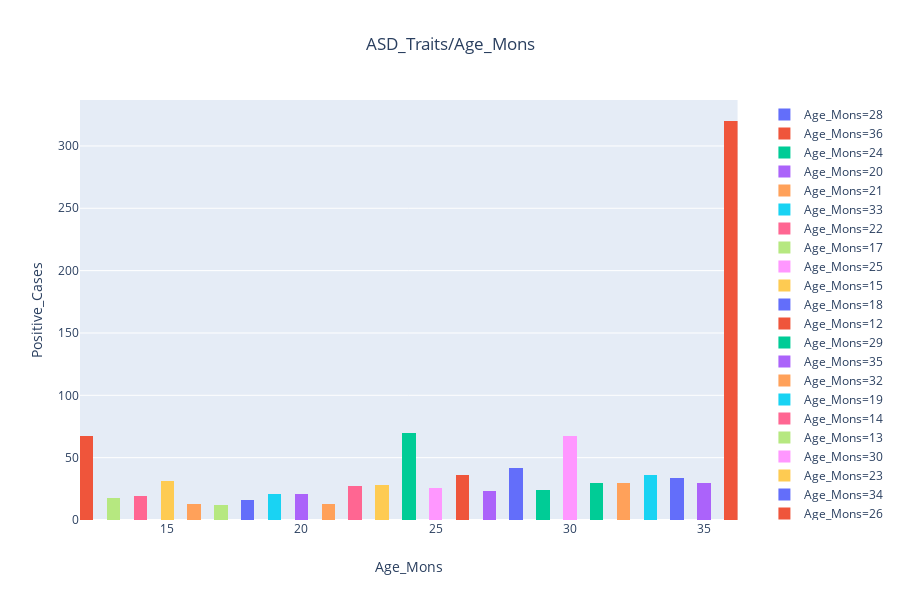

Source (notebook cell):
### Code cell
# positives_age.plot(kind='bar', figsize=(15,5),rot=-50, title='ASD_Traits /Age_mons')
px.histogram(
    df,
    x="Age_Mons",
#     barmode='group',
    color='Age_Mons',
#     histfunc='sum',
    nbins=50,
    title='ASD_Traits/Age_Mons').update(layout=dict(title=dict(x=0.5),yaxis=dict(title='Positive_Cases')))

# px.histogram?

### Figure 1 — Plotly figure (JSON) as saved in the notebook; plotly's stock layout.template omitted (floating-point values rounded to 4 significant figures; data arrays with more than 128 entries replaced by an {"elided": "..."} marker saying what was removed)
{"data": [{"alignmentgroup": "True", "bingroup": "x", "hoverlabel": {"namelength": 0}, "hovertemplate": "Age_Mons=%{x}<br>count=%{y}", "legendgroup": "Age_Mons=28", "marker": {"color": "#636efa"}, "name": "Age_Mons=28", "nbinsx": 50, "offsetgroup": "Age_Mons=28", "orientation": "v", "showlegend": true, "type": "histogram", "x": [28, 28, 28, 28, 28, 28, 28, 28, 28, 28, 28, 28, 28, 28, 28, 28, 28, 28, 28, 28, 28, 28, 28, 28, 28, 28, 28, 28, 28, 28, 28, 28, 28, 28, 28, 28, 28, 28, 28, 28, 28, 28], "xaxis": "x", "yaxis": "y"}, {"alignmentgroup": "True", "bingroup": "x", "hoverlabel": {"namelength": 0}, "hovertemplate": "Age_Mons=%{x}<br>count=%{y}", "legendgroup": "Age_Mons=36", "marker": {"color": "#EF553B"}, "name": "Age_Mons=36", "nbinsx": 50, "offsetgroup": "Age_Mons=36", "orientation": "v", "showlegend": true, "type": "histogram", "x": {"elided": "320 int values"}, "xaxis": "x", "yaxis": "y"}, {"alignmentgroup": "True", "bingroup": "x", "hoverlabel": {"namelength": 0}, "hovertemplate": "Age_Mons=%{x}<br>count=%{y}", "legendgroup": "Age_Mons=24", "marker": {"color": "#00cc96"}, "name": "Age_Mons=24", "nbinsx": 50, "offsetgroup": "Age_Mons=24", "orientation": "v", "showlegend": true, "type": "histogram", "x": [24, 24, 24, 24, 24, 24, 24, 24, 24, 24, 24, 24, 24, 24, 24, 24, 24, 24, 24, 24, 24, 24, 24, 24, 24, 24, 24, 24, 24, 24, 24, 24, 24, 24, 24, 24, 24, 24, 24, 24, 24, 24, 24, 24, 24, 24, 24, 24, 24, 24, 24, 24, 24, 24, 24, 24, 24, 24, 24, 24, 24, 24, 24, 24, 24, 24, 24, 24, 24, 24], "xaxis": "x", "yaxis": "y"}, {"alignmentgroup": "True", "bingroup": "x", "hoverlabel": {"namelength": 0}, "hovertemplate": "Age_Mons=%{x}<br>count=%{y}", "legendgroup": "Age_Mons=20", "marker": {"color": "#ab63fa"}, "name": "Age_Mons=20", "nbinsx": 50, "offsetgroup": "Age_Mons=20", "orientation": "v", "showlegend": true, "type": "histogram", "x": [20, 20, 20, 20, 20, 20, 20, 20, 20, 20, 20, 20, 20, 20, 20, 20, 20, 20, 20, 20, 20], "xaxis": "x", "yaxis": "y"}, {"alignmentgroup": "True", "bingroup": "x", "hoverlabel": {"namelength": 0}, "hovertemplate": "Age_Mons=%{x}<br>count=%{y}", "legendgroup": "Age_Mons=21", "marker": {"color": "#FFA15A"}, "name": "Age_Mons=21", "nbinsx": 50, "offsetgroup": "Age_Mons=21", "orientation": "v", "showlegend": true, "type": "histogram", "x": [21, 21, 21, 21, 21, 21, 21, 21, 21, 21, 21, 21, 21], "xaxis": "x", "yaxis": "y"}, {"alignmentgroup": "True", "bingroup": "x", "hoverlabel": {"namelength": 0}, "hovertemplate": "Age_Mons=%{x}<br>count=%{y}", "legendgroup": "Age_Mons=33", "marker": {"color": "#19d3f3"}, "name": "Age_Mons=33", "nbinsx": 50, "offsetgroup": "Age_Mons=33", "orientation": "v", "showlegend": true, "type": "histogram", "x": [33, 33, 33, 33, 33, 33, 33, 33, 33, 33, 33, 33, 33, 33, 33, 33, 33, 33, 33, 33, 33, 33, 33, 33, 33, 33, 33, 33, 33, 33, 33, 33, 33, 33, 33, 33], "xaxis": "x", "yaxis": "y"}, {"alignmentgroup": "True", "bingroup": "x", "hoverlabel": {"namelength": 0}, "hovertemplate": "Age_Mons=%{x}<br>count=%{y}", "legendgroup": "Age_Mons=22", "marker": {"color": "#FF6692"}, "name": "Age_Mons=22", "nbinsx": 50, "offsetgroup": "Age_Mons=22", "orientation": "v", "showlegend": true, "type": "histogram", "x": [22, 22, 22, 22, 22, 22, 22, 22, 22, 22, 22, 22, 22, 22, 22, 22, 22, 22, 22, 22, 22, 22, 22, 22, 22, 22, 22], "xaxis": "x", "yaxis": "y"}, {"alignmentgroup": "True", "bingroup": "x", "hoverlabel": {"namelength": 0}, "hovertemplate": "Age_Mons=%{x}<br>count=%{y}", "legendgroup": "Age_Mons=17", "marker": {"color": "#B6E880"}, "name": "Age_Mons=17", "nbinsx": 50, "offsetgroup": "Age_Mons=17", "orientation": "v", "showlegend": true, "type": "histogram", "x": [17, 17, 17, 17, 17, 17, 17, 17, 17, 17, 17, 17], "xaxis": "x", "yaxis": "y"}, {"alignmentgroup": "True", "bingroup": "x", "hoverlabel": {"namelength": 0}, "hovertemplate": "Age_Mons=%{x}<br>count=%{y}", "legendgroup": "Age_Mons=25", "marker": {"color": "#FF97FF"}, "name": "Age_Mons=25", "nbinsx": 50, "offsetgroup": "Age_Mons=25", "orientation": "v", "showlegend": true, "type": "histogram", "x": [25, 25, 25, 25, 25, 25, 25, 25, 25, 25, 25, 25, 25, 25, 25, 25, 25, 25, 25, 25, 25, 25, 25, 25, 25, 25], "xaxis": "x", "yaxis": "y"}, {"alignmentgroup": "True", "bingroup": "x", "hoverlabel": {"namelength": 0}, "hovertemplate": "Age_Mons=%{x}<br>count=%{y}", "legendgroup": "Age_Mons=15", "marker": {"color": "#FECB52"}, "name": "Age_Mons=15", "nbinsx": 50, "offsetgroup": "Age_Mons=15", "orientation": "v", "showlegend": true, "type": "histogram", "x": [15, 15, 15, 15, 15, 15, 15, 15, 15, 15, 15, 15, 15, 15, 15, 15, 15, 15, 15, 15, 15, 15, 15, 15, 15, 15, 15, 15, 15, 15, 15], "xaxis": "x", "yaxis": "y"}, {"alignmentgroup": "True", "bingroup": "x", "hoverlabel": {"namelength": 0}, "hovertemplate": "Age_Mons=%{x}<br>count=%{y}", "legendgroup": "Age_Mons=18", "marker": {"color": "#636efa"}, "name": "Age_Mons=18", "nbinsx": 50, "offsetgroup": "Age_Mons=18", "orientation": "v", "showlegend": true, "type": "histogram", "x": [18, 18, 18, 18, 18, 18, 18, 18, 18, 18, 18, 18, 18, 18, 18, 18], "xaxis": "x", "yaxis": "y"}, {"alignmentgroup": "True", "bingroup": "x", "hoverlabel": {"namelength": 0}, "hovertemplate": "Age_Mons=%{x}<br>count=%{y}", "legendgroup": "Age_Mons=12", "marker": {"color": "#EF553B"}, "name": "Age_Mons=12", "nbinsx": 50, "offsetgroup": "Age_Mons=12", "orientation": "v", "showlegend": true, "type": "histogram", "x": [12, 12, 12, 12, 12, 12, 12, 12, 12, 12, 12, 12, 12, 12, 12, 12, 12, 12, 12, 12, 12, 12, 12, 12, 12, 12, 12, 12, 12, 12, 12, 12, 12, 12, 12, 12, 12, 12, 12, 12, 12, 12, 12, 12, 12, 12, 12, 12, 12, 12, 12, 12, 12, 12, 12, 12, 12, 12, 12, 12, 12, 12, 12, 12, 12, 12, 12], "xaxis": "x", "yaxis": "y"}, {"alignmentgroup": "True", "bingroup": "x", "hoverlabel": {"namelength": 0}, "hovertemplate": "Age_Mons=%{x}<br>count=%{y}", "legendgroup": "Age_Mons=29", "marker": {"color": "#00cc96"}, "name": "Age_Mons=29", "nbinsx": 50, "offsetgroup": "Age_Mons=29", "orientation": "v", "showlegend": true, "type": "histogram", "x": [29, 29, 29, 29, 29, 29, 29, 29, 29, 29, 29, 29, 29, 29, 29, 29, 29, 29, 29, 29, 29, 29, 29, 29], "xaxis": "x", "yaxis": "y"}, {"alignmentgroup": "True", "bingroup": "x", "hoverlabel": {"namelength": 0}, "hovertemplate": "Age_Mons=%{x}<br>count=%{y}", "legendgroup": "Age_Mons=35", "marker": {"color": "#ab63fa"}, "name": "Age_Mons=35", "nbinsx": 50, "offsetgroup": "Age_Mons=35", "orientation": "v", "showlegend": true, "type": "histogram", "x": [35, 35, 35, 35, 35, 35, 35, 35, 35, 35, 35, 35, 35, 35, 35, 35, 35, 35, 35, 35, 35, 35, 35, 35, 35, 35, 35, 35, 35, 35], "xaxis": "x", "yaxis": "y"}, {"alignmentgroup": "True", "bingroup": "x", "hoverlabel": {"namelength": 0}, "hovertemplate": "Age_Mons=%{x}<br>count=%{y}", "legendgroup": "Age_Mons=32", "marker": {"color": "#FFA15A"}, "name": "Age_Mons=32", "nbinsx": 50, "offsetgroup": "Age_Mons=32", "orientation": "v", "showlegend": true, "type": "histogram", "x": [32, 32, 32, 32, 32, 32, 32, 32, 32, 32, 32, 32, 32, 32, 32, 32, 32, 32, 32, 32, 32, 32, 32, 32, 32, 32, 32, 32, 32, 32], "xaxis": "x", "yaxis": "y"}, {"alignmentgroup": "True", "bingroup": "x", "hoverlabel": {"namelength": 0}, "hovertemplate": "Age_Mons=%{x}<br>count=%{y}", "legendgroup": "Age_Mons=19", "marker": {"color": "#19d3f3"}, "name": "Age_Mons=19", "nbinsx": 50, "offsetgroup": "Age_Mons=19", "orientation": "v", "showlegend": true, "type": "histogram", "x": [19, 19, 19, 19, 19, 19, 19, 19, 19, 19, 19, 19, 19, 19, 19, 19, 19, 19, 19, 19, 19], "xaxis": "x", "yaxis": "y"}, {"alignmentgroup": "True", "bingroup": "x", "hoverlabel": {"namelength": 0}, "hovertemplate": "Age_Mons=%{x}<br>count=%{y}", "legendgroup": "Age_Mons=14", "marker": {"color": "#FF6692"}, "name": "Age_Mons=14", "nbinsx": 50, "offsetgroup": "Age_Mons=14", "orientation": "v", "showlegend": true, "type": "histogram", "x": [14, 14, 14, 14, 14, 14, 14, 14, 14, 14, 14, 14, 14, 14, 14, 14, 14, 14, 14], "xaxis": "x", "yaxis": "y"}, {"alignmentgroup": "True", "bingroup": "x", "hoverlabel": {"namelength": 0}, "hovertemplate": "Age_Mons=%{x}<br>count=%{y}", "legendgroup": "Age_Mons=13", "marker": {"color": "#B6E880"}, "name": "Age_Mons=13", "nbinsx": 50, "offsetgroup": "Age_Mons=13", "orientation": "v", "showlegend": true, "type": "histogram", "x": [13, 13, 13, 13, 13, 13, 13, 13, 13, 13, 13, 13, 13, 13, 13, 13, 13, 13], "xaxis": "x", "yaxis": "y"}, {"alignmentgroup": "True", "bingroup": "x", "hoverlabel": {"namelength": 0}, "hovertemplate": "Age_Mons=%{x}<br>count=%{y}", "legendgroup": "Age_Mons=30", "marker": {"color": "#FF97FF"}, "name": "Age_Mons=30", "nbinsx": 50, "offsetgroup": "Age_Mons=30", "orientation": "v", "showlegend": true, "type": "histogram", "x": [30, 30, 30, 30, 30, 30, 30, 30, 30, 30, 30, 30, 30, 30, 30, 30, 30, 30, 30, 30, 30, 30, 30, 30, 30, 30, 30, 30, 30, 30, 30, 30, 30, 30, 30, 30, 30, 30, 30, 30, 30, 30, 30, 30, 30, 30, 30, 30, 30, 30, 30, 30, 30, 30, 30, 30, 30, 30, 30, 30, 30, 30, 30, 30, 30, 30, 30], "xaxis": "x", "yaxis": "y"}, {"alignmentgroup": "True", "bingroup": "x", "hoverlabel": {"namelength": 0}, "hovertemplate": "Age_Mons=%{x}<br>count=%{y}", "legendgroup": "Age_Mons=23", "marker": {"color": "#FECB52"}, "name": "Age_Mons=23", "nbinsx": 50, "offsetgroup": "Age_Mons=23", "orientation": "v", "showlegend": true, "type": "histogram", "x": [23, 23, 23, 23, 23, 23, 23, 23, 23, 23, 23, 23, 23, 23, 23, 23, 23, 23, 23, 23, 23, 23, 23, 23, 23, 23, 23, 23], "xaxis": "x", "yaxis": "y"}, {"alignmentgroup": "True", "bingroup": "x", "hoverlabel": {"namelength": 0}, "hovertemplate": "Age_Mons=%{x}<br>count=%{y}", "legendgroup": "Age_Mons=34", "marker": {"color": "#636efa"}, "name": "Age_Mons=34", "nbinsx": 50, "offsetgroup": "Age_Mons=34", "orientation": "v", "showlegend": true, "type": "histogram", "x": [34, 34, 34, 34, 34, 34, 34, 34, 34, 34, 34, 34, 34, 34, 34, 34, 34, 34, 34, 34, 34, 34, 34, 34, 34, 34, 34, 34, 34, 34, 34, 34, 34, 34], "xaxis": "x", "yaxis": "y"}, {"alignmentgroup": "True", "bingroup": "x", "hoverlabel": {"namelength": 0}, "hovertemplate": "Age_Mons=%{x}<br>count=%{y}", "legendgroup": "Age_Mons=26", "marker": {"color": "#EF553B"}, "name": "Age_Mons=26", "nbinsx": 50, "offsetgroup": "Age_Mons=26", "orientation": "v", "showlegend": true, "type": "histogram", "x": [26, 26, 26, 26, 26, 26, 26, 26, 26, 26, 26, 26, 26, 26, 26, 26, 26, 26, 26, 26, 26, 26, 26, 26, 26, 26, 26, 26, 26, 26, 26, 26, 26, 26, 26, 26], "xaxis": "x", "yaxis": "y"}, {"alignmentgroup": "True", "bingroup": "x", "hoverlabel": {"namelength": 0}, "hovertemplate": "Age_Mons=%{x}<br>count=%{y}", "legendgroup": "Age_Mons=31", "marker": {"color": "#00cc96"}, "name": "Age_Mons=31", "nbinsx": 50, "offsetgroup": "Age_Mons=31", "orientation": "v", "showlegend": true, "type": "histogram", "x": [31, 31, 31, 31, 31, 31, 31, 31, 31, 31, 31, 31, 31, 31, 31, 31, 31, 31, 31, 31, 31, 31, 31, 31, 31, 31, 31, 31, 31, 31], "xaxis": "x", "yaxis": "y"}, {"alignmentgroup": "True", "bingroup": "x", "hoverlabel": {"namelength": 0}, "hovertemplate": "Age_Mons=%{x}<br>count=%{y}", "legendgroup": "Age_Mons=27", "marker": {"color": "#ab63fa"}, "name": "Age_Mons=27", "nbinsx": 50, "offsetgroup": "Age_Mons=27", "orientation": "v", "showlegend": true, "type": "histogram", "x": [27, 27, 27, 27, 27, 27, 27, 27, 27, 27, 27, 27, 27, 27, 27, 27, 27, 27, 27, 27, 27, 27, 27], "xaxis": "x", "yaxis": "y"}, {"alignmentgroup": "True", "bingroup": "x", "hoverlabel": {"namelength": 0}, "hovertemplate": "Age_Mons=%{x}<br>count=%{y}", "legendgroup": "Age_Mons=16", "marker": {"color": "#FFA15A"}, "name": "Age_Mons=16", "nbinsx": 50, "offsetgroup": "Age_Mons=16", "orientation": "v", "showlegend": true, "type": "histogram", "x": [16, 16, 16, 16, 16, 16, 16, 16, 16, 16, 16, 16, 16], "xaxis": "x", "yaxis": "y"}], "layout": {"barmode": "relative", "height": 600, "legend": {"tracegroupgap": 0}, "title": {"text": "ASD_Traits/Age_Mons", "x": 0.5}, "xaxis": {"anchor": "y", "categoryarray": [28, 36, 24, 20, 21, 33, 22, 17, 25, 15, 18, 12, 29, 35, 32, 19, 14, 13, 30, 23, 34, 26, 31, 27, 16], "categoryorder": "array", "domain": [0, 0.98], "title": {"text": "Age_Mons"}}, "yaxis": {"anchor": "x", "domain": [0, 1], "title": {"text": "Positive_Cases"}}}}
